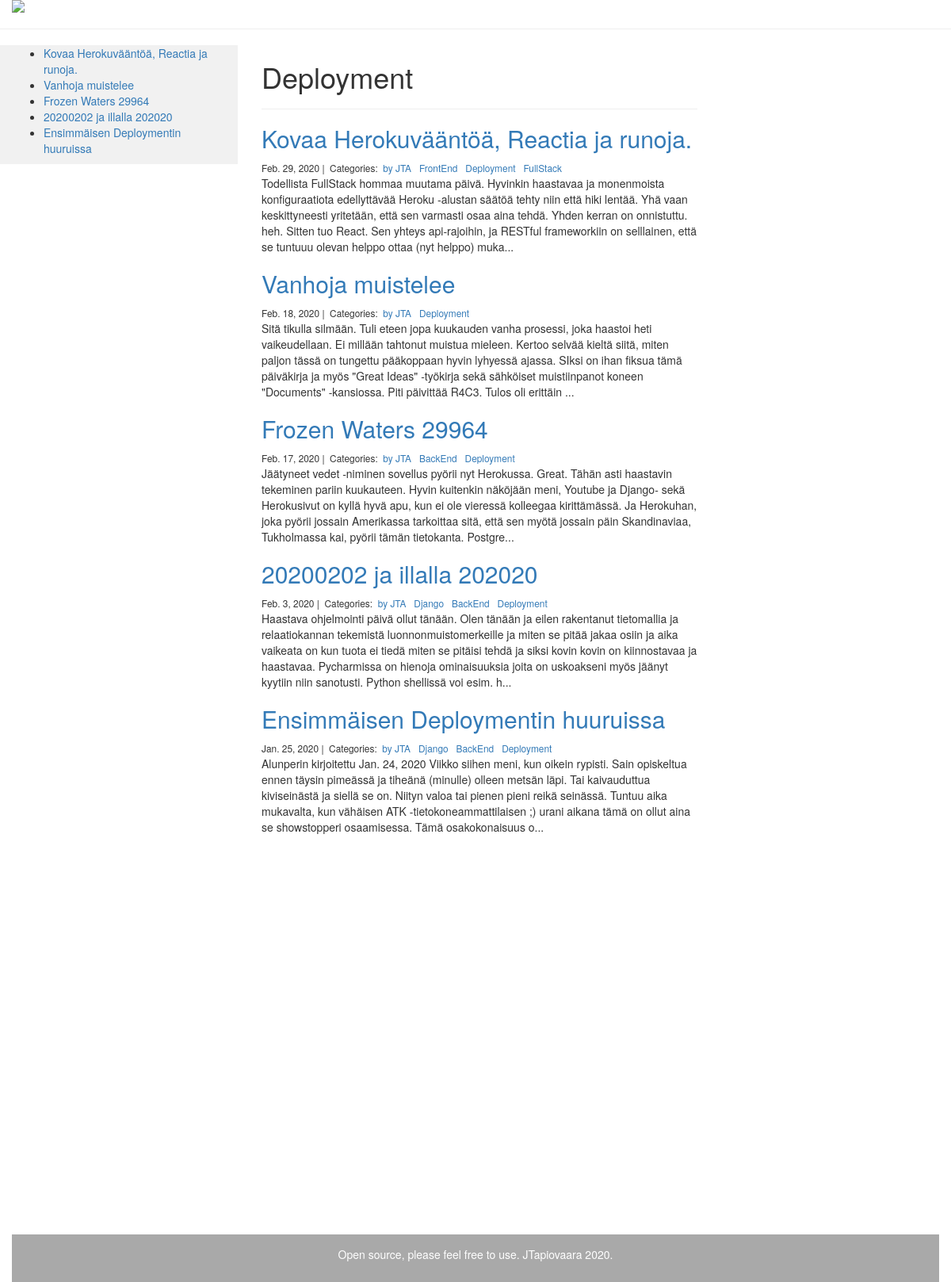
/ploki/Deployment/, run on the app's committed database.
### ploki/models.py (models this page shows, shortened)
class Post(models.Model):
    title = models.CharField(max_length=255)
    body = models.TextField()
    created_on = models.DateTimeField(auto_now_add=True)
    last_modified = models.DateTimeField(auto_now=True)
    categories = models.ManyToManyField('Category', related_name='posts')
    class Meta:
        ordering = ('-created_on',)

class Category(models.Model):
    name = models.CharField(max_length=20)

### ploki/views.py (the view)
# urls.py: path('<category>/', views.ploki_category, name='ploki_category'),
def ploki_category(request, category):
    posts = Post.objects.filter(
        categories__name__contains=category
    ).order_by(
        '-created_on'
    )
    context = {
        'category': category,
        'posts': posts
    }
    return render(request, 'ploki_category.html', context)

### ploki/templates/ploki_category.html (shortened to what this page needs)
{% extends 'base.html' %}
{% block page_content %}
{% load bootstrap_themes %}
{% load static %}
    <div class ="container-fluid">
        <a href="{% url 'ploki:ploki_index' %}">
            <img src="{% static "images/osaamiset.gif" %}" class="img-responsive">
        </a>
    </div>
    <hr>
    <nav class="col-sm-3 sidenav">
        <ul>
            {% for post in posts %}
                <li><a href="{% url 'ploki:ploki_detail' post.pk%}">{{ post.title }}</a></li>
            {% endfor %}
        </ul>
    </nav>
    <div class="container-fluid">
        <div class="row content">
            <div class="col-sm-9">
                <div class="col-md-8 offset-md-2">
                    <h1>{{ category | title }}</h1>
                    <hr>
                    {% for post in posts %}
                    <h2><a href="{% url 'ploki:ploki_detail' post.pk%}">{{ post.title }}</a></h2>
                    <small>
                        {{ post.created_on.date }} |&nbsp;
                        Categories:&nbsp;
                        {% for category in post.categories.all %}
                        <a href="{% url 'ploki:ploki_category' category.name %}">
                            {{ category.name }}
                        </a>&nbsp;
                        {% endfor %}
                    </small>
                    <p>{{ post.body | slice:":400" }}...</p>
                    {% endfor %}
                </div>
            </div>
        </div>
    </div>
{% endblock %}

### ploki/templates/base.html (style rules this page uses)
.row.content { height: 1500px }
.sidenav { background-color: #f1f1f1; height: 100%; }

### data on the page
Post: title "Kovaa Herokuvääntöä, Reactia ja runoja.", created_on "Feb. 29, 2020", body "Todellista FullStack hommaa muutama päivä. Hyvinkin haastavaa ja monenmoista konfiguraatiota edellyttävää Heroku -alustan säätöä tehty niin että hiki lentää. Yhä vaan keskittyneesti yritetään, että sen varmasti osaa aina tehdä. Yhden kerran on onnistuttu. heh. Sitten tuo React. Sen yhteys api-rajoihin, ja RESTful frameworkiin on selllainen, että se tuntuuu olevan helppo ottaa (nyt helppo) muka"
Post: title "Vanhoja muistelee", created_on "Feb. 18, 2020", body "Sitä tikulla silmään. Tuli eteen jopa kuukauden vanha prosessi, joka haastoi heti vaikeudellaan. Ei millään tahtonut muistua mieleen. Kertoo selvää kieltä siitä, miten paljon tässä on tungettu pääkoppaan hyvin lyhyessä ajassa. SIksi on ihan fiksua tämä päiväkirja ja myös \"Great Ideas\" -työkirja sekä sähköiset muistiinpanot koneen \"Documents\" -kansiossa. Piti päivittää R4C3. Tulos oli erittäin"
Post: title "Frozen Waters 29964", created_on "Feb. 17, 2020", body "Jäätyneet vedet -niminen sovellus pyörii nyt Herokussa. Great. Tähän asti haastavin tekeminen pariin kuukauteen. Hyvin kuitenkin näköjään meni, Youtube ja Django- sekä Herokusivut on kyllä hyvä apu, kun ei ole vieressä kolleegaa kirittämässä. Ja Herokuhan, joka pyörii jossain Amerikassa tarkoittaa sitä, että sen myötä jossain päin Skandinaviaa, Tukholmassa kai, pyörii tämän tietokanta. Postgre"
Post: title "20200202 ja illalla 202020", created_on "Feb. 3, 2020", body "Haastava ohjelmointi päivä ollut tänään. Olen tänään ja eilen rakentanut tietomallia ja relaatiokannan tekemistä luonnonmuistomerkeille ja miten se pitää jakaa osiin ja aika vaikeata on kun tuota ei tiedä miten se pitäisi tehdä ja siksi kovin kovin on kiinnostavaa ja haastavaa. Pycharmissa on hienoja ominaisuuksia joita on uskoakseni myös jäänyt kyytiin niin sanotusti. Python shellissä voi esim. h"
Post: title "Ensimmäisen Deploymentin huuruissa", created_on "Jan. 25, 2020", body "Alunperin kirjoitettu Jan. 24, 2020 Viikko siihen meni, kun oikein rypisti. Sain opiskeltua ennen täysin pimeässä ja tiheänä (minulle) olleen metsän läpi. Tai kaivauduttua kiviseinästä ja siellä se on. Niityn valoa tai pienen pieni reikä seinässä. Tuntuu aika mukavalta, kun vähäisen ATK -tietokoneammattilaisen ;) urani aikana tämä on ollut aina se showstopperi osaamisessa. Tämä osakokonaisuus o"
Category: name "Deployment"
Category: name "by JTA"
Category: name "FrontEnd"
Category: name "FullStack"
Category: name "BackEnd"
Category: name "Django"
